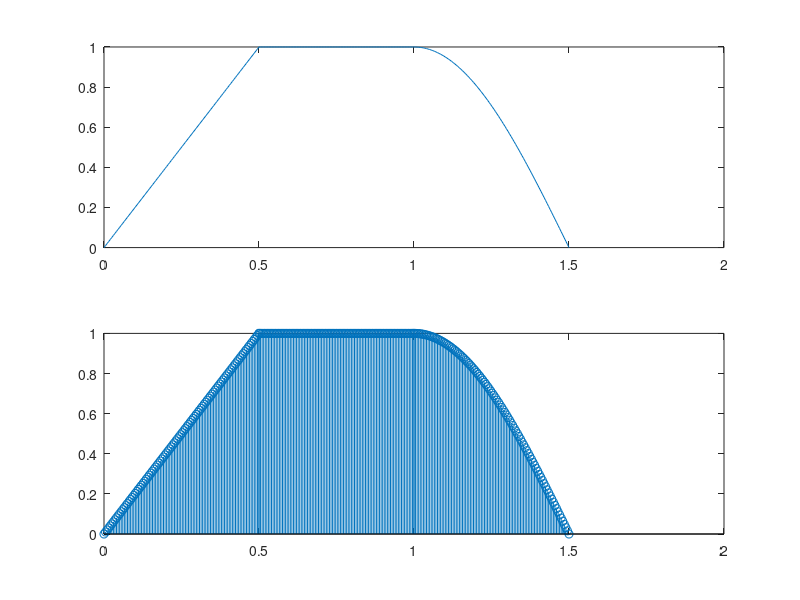

The MATLAB source for this figure:
function lab2_commands () 
% t = linspace(2,5,500);
% x = 5*ones(500);
% figure;
% subplot(5,1,1);
% plot(t,x);
% subplot(5,1,2);
% stem(t,x);
% % ***********************************************************
% % generate ramp function
% t1=linspace(0,3,1500);
% x1=zeros(1,1500);
% t2=linspace(3,6,1500);
% % subtract from each element 3 (scale subtraction);
% x2=t2-3;
% T= [t1 t2];
% X = [x1 x2];
% subplot(5,1,3);
% plot(T,X);
% subplot(5,1,4);
% stem(T,X);
% ***********************************************************
% generate triangolar functions 
% sin : scale from 0 > pi 
% sind : scale from 0 > 180 
% also cos - cosd , tan - tand
% exp(x)
% sinh() - cosh() : just to knwo its exist
% ***********************************************************
% don't give a shit about this
% t = linspace(0,2,1000);
% x1 = zeros(1,100)-5;
% x2=17.3*ones(1,100);
% t=linspace(-4,2,600);
% x3=-2*t+5;
% x4=1/3*t.^3-2*t-7;
% x5=5*sin(2*pi*t-pi/4);
% x6=1/2*cosh(0.5*t);
% x7=5*exp(-0.4*t);
% x8=log(t+5);
% x9=log10(t+5);
% *************************************************************
t1 = linspace(0,0.5,100);
t2 = linspace(0.5,1,100);
t3 = linspace(1,1.5,100);
T = [t1 t2 t3];
x1 = 2*t1;
x2 = ones(1,100);
x3 = -cos(pi*t3);
X = [x1 x2 x3];
figure;
subplot(2,1,1);
% add axis limits here to refine the shape of plot
plot(T,X);
subplot(2,1,2);
stem(T,X);
end